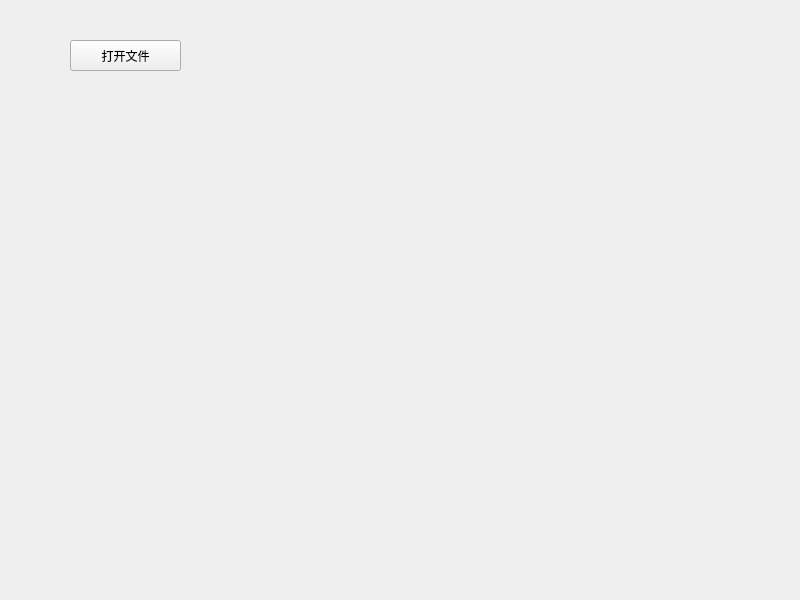
<?xml version="1.0" encoding="UTF-8"?>
<ui version="4.0">
 <class>Widget</class>
 <widget class="QWidget" name="Widget">
  <property name="geometry">
   <rect>
    <x>0</x>
    <y>0</y>
    <width>800</width>
    <height>600</height>
   </rect>
  </property>
  <property name="windowTitle">
   <string>Widget</string>
  </property>
  <widget class="QPushButton" name="btn1">
   <property name="geometry">
    <rect>
     <x>70</x>
     <y>40</y>
     <width>111</width>
     <height>31</height>
    </rect>
   </property>
   <property name="text">
    <string>打开文件</string>
   </property>
  </widget>
 </widget>
 <resources/>
 <connections/>
</ui>
